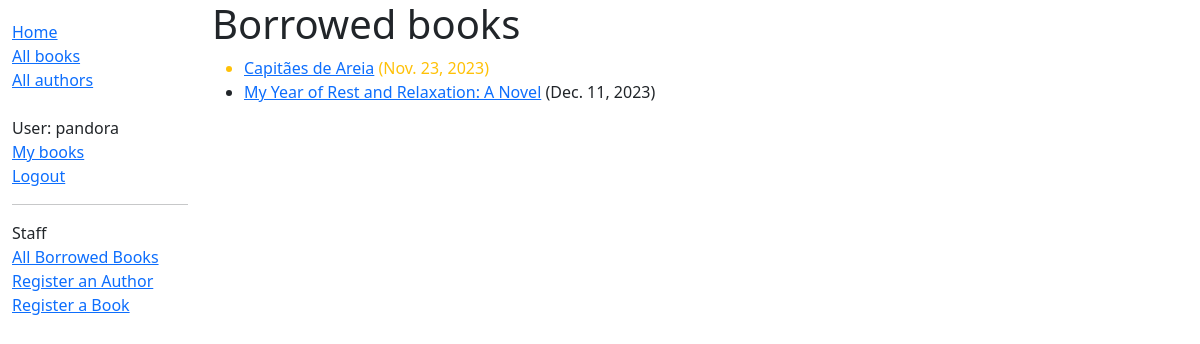
Before: /mybooks/ (signed in) with the older database file.
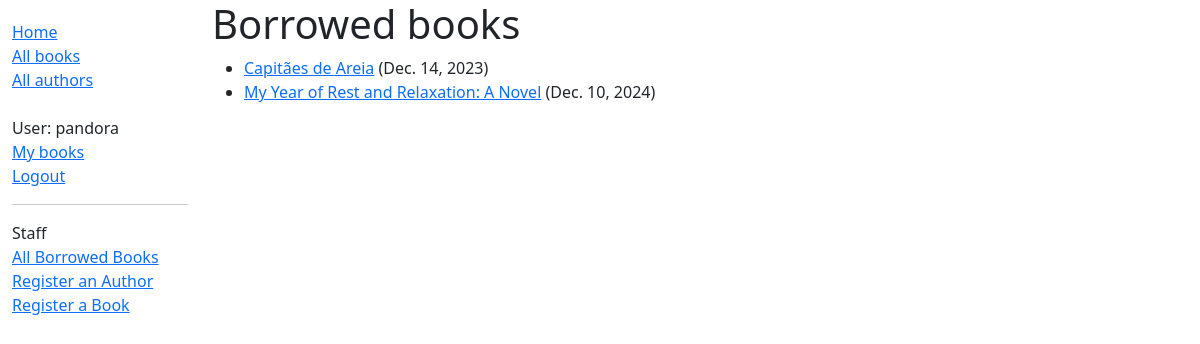
After: the same page with the newer database file.
### catalog/models.py (models this page shows, shortened)
class BookInstance(models.Model):
    id = models.UUIDField(primary_key=True, default=uuid.uuid4, help_text='Unique ID for this particular book across whole library')
    book = models.ForeignKey('Book', on_delete=models.RESTRICT,
    null=True)
    imprint = models.CharField(max_length=200)
    due_back = models.DateField(null=True, blank=True)
    borrower = models.ForeignKey(User, on_delete=models.SET_NULL, null=True, blank=True)
    LOAN_STATUS = (
        ('m', 'Maintence'),
        ('o', 'On loan'),
        ('a', 'Avaiable'),
        ('r', 'Reserved'),
    )
    status = models.CharField(
        max_length=1,
        choices=LOAN_STATUS,
        blank=True,
        default='m',
        help_text='Book availability',
    )
    class Meta:
        ordering=['due_back']
        permissions = (("can_mark_returned", "Set book as returned"),)
    def is_overdue(self):
        return bool(self.due_back and date.today() > self.due_back)
    def overdue_today(self):
        return bool(self.due_back and date.today() == self.due_back)

class Book(models.Model):
    title = models.CharField(max_length=200)
    author = models.ForeignKey('Author', on_delete=models.RESTRICT, null=True)
    summary = models.TextField(max_length=1000, help_text="Enter a brief description of the book")
    isbn = models.CharField('ISBN', max_length=13, help_text="13 Character <a href='https://www.isbn-international.org/content/what-isbn'>ISBN</a>")
    genre = models.ManyToManyField(Genre, help_text='Select a genre for this book')
    language = models.ForeignKey('Language', on_delete=models.SET_NULL, null=True)
    class Meta:
        ordering = ['title', 'author']
    def display_genre(self):
        return ','. join(genre.name for genre in self.genre.all()[:3])
    display_genre.short_description = 'Genre'

### catalog/views.py (the view)
# urls.py: path('mybooks/', views.LoanedBooksByUserListView.as_view(), name="my-borrowed"),
class LoanedBooksByUserListView(LoginRequiredMixin, generic.ListView):
    model = BookInstance
    template_name = 'catalog/bookinstance_list_borrowed_user.html'
    paginate_by = 10
    def get_queryset(self):
        return (
            BookInstance.objects.filter(borrower=self.request.user).filter(status__exact='o').order_by('due_back')
        )

### catalog/templates/catalog/bookinstance_list_borrowed_user.html
{% extends "base.html" %}
{% block content %}
    <h1>Borrowed books</h1>
    {% if bookinstance_list %}
        <ul>
            {% for bookinst in bookinstance_list %}
            <li class="{% if bookinst.is_overdue %}text-dange{% elif bookinst.overdue_today %}text-warning{% endif %}">
                <a href="[% url 'book-detail' bookinst.book.pk %]">{{ bookinst.book.title }}</a>
                ({{ bookinst.due_back }})
            </li>
            {% endfor %}
        </ul>
        {% else %}
            <p>There are no books borrowed.</p>
    {% endif %}
{% endblock %}

Changed rows visible on the page:
changed BookInstance "Capitães de Areia": due_back "Nov. 23, 2023" → "Dec. 14, 2023"
changed BookInstance "My Year of Rest and Relaxation: A Novel": due_back "Dec. 11, 2023" → "Dec. 10, 2024"
